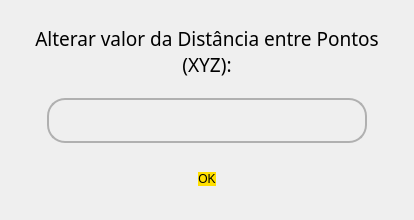
<?xml version="1.0" encoding="UTF-8"?>
<ui version="4.0">
 <class>Dialog2</class>
 <widget class="QDialog" name="Dialog2">
  <property name="enabled">
   <bool>true</bool>
  </property>
  <property name="geometry">
   <rect>
    <x>0</x>
    <y>0</y>
    <width>414</width>
    <height>220</height>
   </rect>
  </property>
  <property name="minimumSize">
   <size>
    <width>414</width>
    <height>220</height>
   </size>
  </property>
  <property name="maximumSize">
   <size>
    <width>414</width>
    <height>220</height>
   </size>
  </property>
  <property name="font">
   <font>
    <family>Equinox Bold</family>
    <pointsize>12</pointsize>
   </font>
  </property>
  <property name="windowTitle">
   <string>Alterar valor</string>
  </property>
  <property name="autoFillBackground">
   <bool>true</bool>
  </property>
  <property name="styleSheet">
   <string notr="true">* {margin:0; padding:0; border: 0}

QDialog{background-color:#efefef}

/*QDialogButtonBox::MacLayout{
	background-color: #ffdf00;
	border: 0;
border-radius:25; padding:0; margin:0
}*/
/*QDialogButtonBox::disabled{background-color:#cbcbcb}
QDialogButtonBox:hover{ background-color: #f1d100}
QDialogButtonBox:pressed{background-color:#dfc200 }*/

QLineEdit{
background-color: transparent;
border: 2px solid #b0b0b0;
padding: 5 15;
border-radius: 18
}</string>
  </property>
  <layout class="QVBoxLayout" name="verticalLayout">
   <item>
    <widget class="QLabel" name="description_text">
     <property name="sizePolicy">
      <sizepolicy hsizetype="Minimum" vsizetype="Minimum">
       <horstretch>0</horstretch>
       <verstretch>0</verstretch>
      </sizepolicy>
     </property>
     <property name="minimumSize">
      <size>
       <width>0</width>
       <height>25</height>
      </size>
     </property>
     <property name="maximumSize">
      <size>
       <width>16777215</width>
       <height>75</height>
      </size>
     </property>
     <property name="font">
      <font>
       <family>Equinox Bold</family>
       <pointsize>14</pointsize>
      </font>
     </property>
     <property name="text">
      <string>Alterar valor da Distância entre Pontos (XYZ):</string>
     </property>
     <property name="alignment">
      <set>Qt::AlignCenter</set>
     </property>
     <property name="wordWrap">
      <bool>true</bool>
     </property>
    </widget>
   </item>
   <item>
    <widget class="QFrame" name="frame">
     <property name="minimumSize">
      <size>
       <width>0</width>
       <height>46</height>
      </size>
     </property>
     <property name="maximumSize">
      <size>
       <width>10000</width>
       <height>46</height>
      </size>
     </property>
     <property name="frameShape">
      <enum>QFrame::StyledPanel</enum>
     </property>
     <property name="frameShadow">
      <enum>QFrame::Raised</enum>
     </property>
     <layout class="QHBoxLayout" name="horizontalLayout">
      <property name="spacing">
       <number>0</number>
      </property>
      <property name="leftMargin">
       <number>0</number>
      </property>
      <property name="topMargin">
       <number>0</number>
      </property>
      <property name="rightMargin">
       <number>0</number>
      </property>
      <property name="bottomMargin">
       <number>0</number>
      </property>
      <item>
       <widget class="QLineEdit" name="new_value">
        <property name="minimumSize">
         <size>
          <width>320</width>
          <height>45</height>
         </size>
        </property>
        <property name="maximumSize">
         <size>
          <width>320</width>
          <height>45</height>
         </size>
        </property>
        <property name="font">
         <font>
          <family>Equinox Bold</family>
          <pointsize>14</pointsize>
         </font>
        </property>
        <property name="text">
         <string/>
        </property>
       </widget>
      </item>
     </layout>
    </widget>
   </item>
   <item>
    <widget class="QFrame" name="frame_2">
     <property name="minimumSize">
      <size>
       <width>0</width>
       <height>52</height>
      </size>
     </property>
     <property name="maximumSize">
      <size>
       <width>16777215</width>
       <height>52</height>
      </size>
     </property>
     <property name="frameShape">
      <enum>QFrame::StyledPanel</enum>
     </property>
     <property name="frameShadow">
      <enum>QFrame::Raised</enum>
     </property>
     <layout class="QHBoxLayout" name="horizontalLayout_2">
      <property name="spacing">
       <number>0</number>
      </property>
      <property name="leftMargin">
       <number>0</number>
      </property>
      <property name="topMargin">
       <number>0</number>
      </property>
      <property name="rightMargin">
       <number>0</number>
      </property>
      <property name="bottomMargin">
       <number>0</number>
      </property>
      <item>
       <widget class="QDialogButtonBox" name="btn_OK">
        <property name="sizePolicy">
         <sizepolicy hsizetype="Expanding" vsizetype="Expanding">
          <horstretch>0</horstretch>
          <verstretch>0</verstretch>
         </sizepolicy>
        </property>
        <property name="minimumSize">
         <size>
          <width>320</width>
          <height>50</height>
         </size>
        </property>
        <property name="maximumSize">
         <size>
          <width>320</width>
          <height>50</height>
         </size>
        </property>
        <property name="font">
         <font>
          <family>Equinox Bold</family>
          <pointsize>12</pointsize>
          <weight>50</weight>
          <italic>false</italic>
          <bold>false</bold>
         </font>
        </property>
        <property name="autoFillBackground">
         <bool>true</bool>
        </property>
        <property name="styleSheet">
         <string notr="true">background-color: #ffdf00;
font: 12pt &quot;Equinox Bold&quot;;
border-radius: 25;

</string>
        </property>
        <property name="standardButtons">
         <set>QDialogButtonBox::Ok</set>
        </property>
        <property name="centerButtons">
         <bool>true</bool>
        </property>
       </widget>
      </item>
     </layout>
    </widget>
   </item>
  </layout>
 </widget>
 <resources/>
 <connections/>
</ui>
